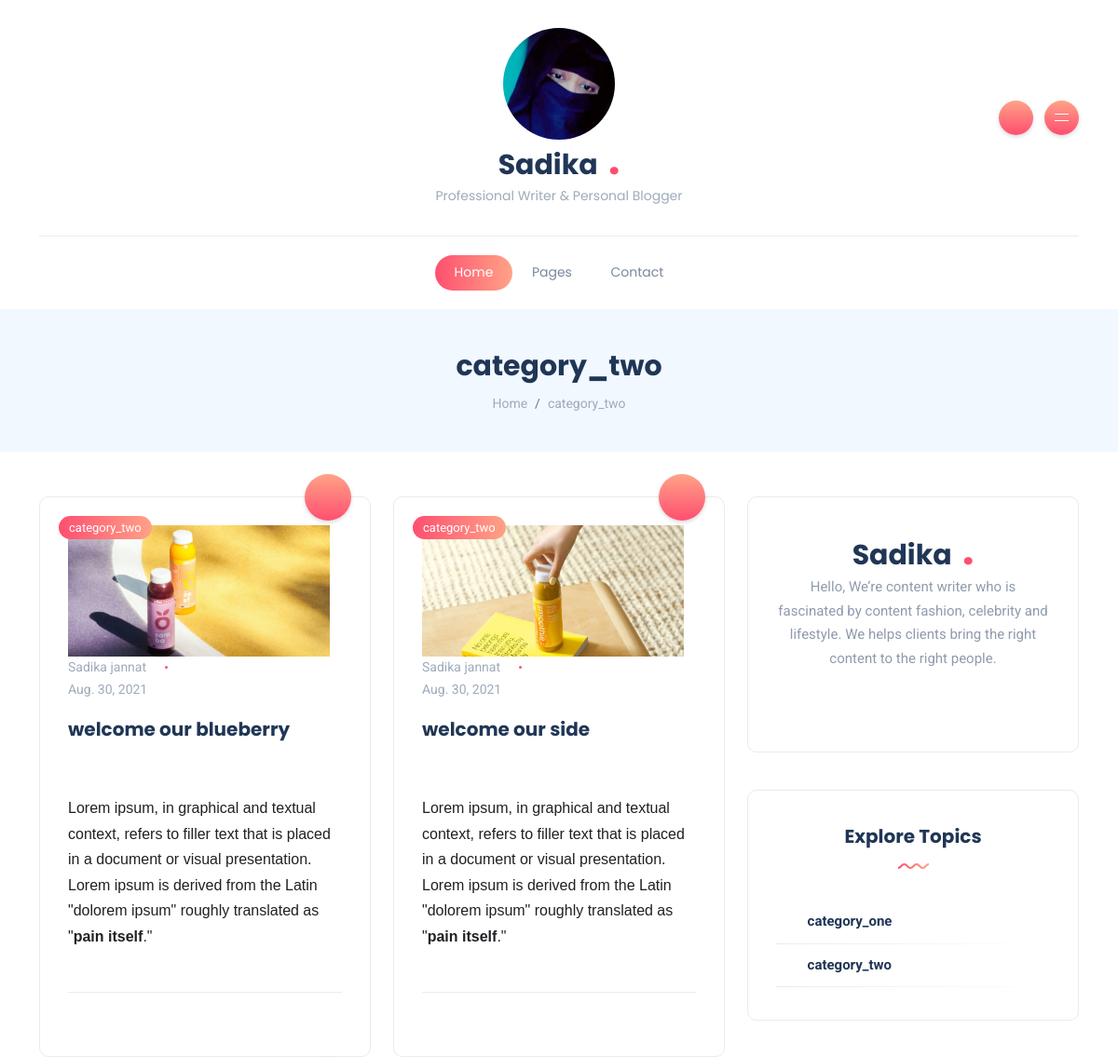
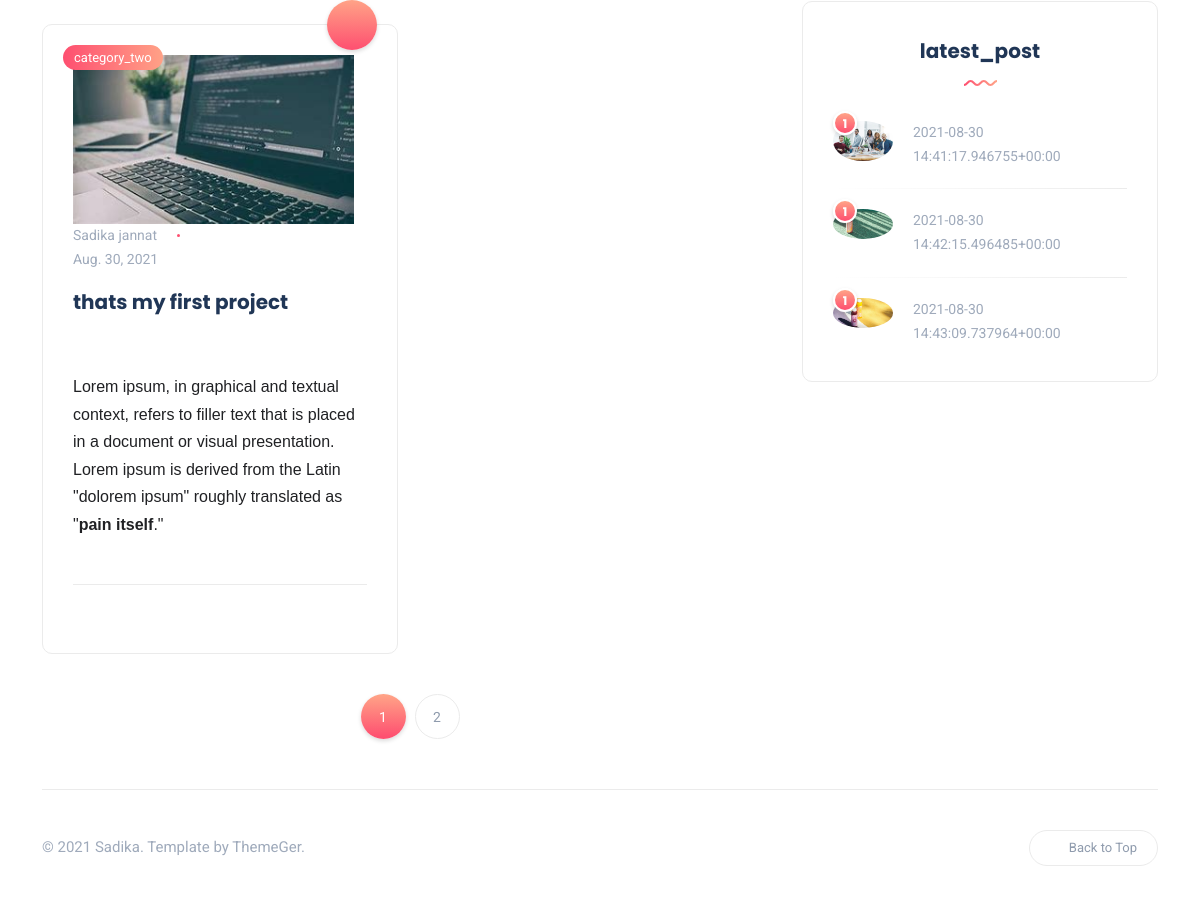
/category_two/, run on the app's committed database (2 pictures, top to bottom).
### blog/models.py (models this page shows, shortened)
class Category(models.Model):
    name = models.CharField(max_length=200)
    slug = models.SlugField(max_length=200,
    unique=True)
    class Meta:
        ordering = ('name',)
        verbose_name = 'category'
        verbose_name_plural = 'categories'
    def get_absolute_url(self):
        return reverse("blog:blog_by_category", args={
        self.slug
        })

class Post(models.Model):
    category = models.ForeignKey(Category, blank=True, null=True, on_delete= models.CASCADE, related_name='posts')
    title = models.CharField(max_length=100)
    slug = models.SlugField()
    thumbnail = models.ImageField(upload_to ='album/photo')
    description = models.TextField()
    short_description = models.TextField()
    tages =TaggableManager()
    creation = models.DateTimeField(auto_now_add= True)
    def get_absolute_url(self):
        return reverse("blog:blog_details", kwargs={
         "slug": self.slug
            })

### blog/views.py (the view)
# urls.py: path('<slug:category_slug>/', views.category, name='blog_by_category'),
def category (request, category_slug= None):
    category = None
    categories = Category.objects.all()
    posts = Post.objects.all()
    latest_post=Post.objects.all()[:3]
    if category_slug:
        category = get_object_or_404(Category, slug=category_slug)
        posts = posts.filter(category=category)
    paginator=Paginator(posts,3)
    page_number = request.GET.get('page')
    page_obj = paginator.get_page(page_number)
    context ={
        'posts':posts,
        'page_obj':page_obj,
        'category':category,
        'categories':categories,
        'latest_post':latest_post,
    }
    return render (request,'blog/category.html', context)

### templates/blog/category.html (shortened to what this page needs)
{% load static %}
<!DOCTYPE html>
<html lang="en-US">
<head>
<link rel="stylesheet" href="{% static "blog/css/bootstrap.min.css" %}" type="text/css" media="all">
<link rel="stylesheet" href="{% static "blog/css/all.min.css" %}" type="text/css" media="all">
<link rel="stylesheet" href="{% static "blog/css/slick.css" %}" type="text/css" media="all">
<link rel="stylesheet" href="{% static "blog/css/simple-line-icons.css" %}" type="text/css" media="all">
<link rel="stylesheet" href="{% static "blog/css/style.css" %}" type="text/css" media="all">
</head>
<body>
<div class="site-wrapper">
	<header class="header-personal">
        <div class="container-xl header-top">
			<div class="row align-items-center">
				<div class="col-4 d-none d-md-block d-lg-block">
					<ul class="social-icons list-unstyled list-inline mb-0">
						<li class="list-inline-item"><a href="#"><i class="fab fa-facebook-f"></i></a></li>
						<li class="list-inline-item"><a href="#"><i class="fab fa-twitter"></i></a></li>
						<li class="list-inline-item"><a href="#"><i class="fab fa-medium"></i></a></li>
					</ul>
				</div>
				<div class="col-md-4 col-sm-12 col-xs-12 text-center">
						<a class="navbar-brand" href="personal-alt.html"><img style="border-radius: 70%;width: 120px;" src="{% static "blog/images/other/jsadika.jpg" %}" alt="logo" /></a>
						<a href="/" class="d-block text-logo">Sadika <span class="dot">.</span></a>
						<span class="slogan d-block">Professional Writer & Personal Blogger</span>
					</div>
				<div class="col-md-4 col-sm-12 col-xs-12">
					<div class="header-buttons float-md-end mt-4 mt-md-0">
						<button class="search icon-button">
							<i class="icon-magnifier"></i>
						</button>
						<button class="burger-menu icon-button ms-2 float-end float-md-none">
							<span class="burger-icon"></span>
						</button>
					</div>
				</div>
			</div>
        </div>
		<nav class="navbar navbar-expand-lg">
			<div class="container-xl">
				<div class="collapse navbar-collapse justify-content-center centered-nav">
					<ul class="navbar-nav">
						<li class="nav-item  active">
							<a class="nav-link " href="/">Home</a>
						</li>
						<li class="nav-item ">
							<a class="nav-link " href="#">Pages</a>
						</li>
						<li class="nav-item">
							<a class="nav-link" href="">Contact</a>
						</li>
					</ul>
				</div>
			</div>
		</nav>
	</header>
    <section class="page-header">
        <div class="container-xl">
            <div class="text-center">
                <h1 class="mt-0 mb-2">{{ category.name }}</h1>
                <nav aria-label="breadcrumb">
                    <ol class="breadcrumb justify-content-center mb-0">
                        <li class="breadcrumb-item"><a href="/">Home</a></li>
                        <li class="breadcrumb-item active" aria-current="page">{{ category.name }}</li>
                    </ol>
                </nav>
            </div>
        </div>
    </section>
	<section class="main-content mt-5">
		<div class="container-xl">
			<div class="row gy-4">
				<div class="col-lg-8">
                    <div class="row gy-4">
                      {% for post in page_obj %}
                      <div class="col-sm-6">
                          <div class="post post-grid rounded bordered">
                              <div class="thumb top-rounded">
                                  <a href="{{ post.get_absolute_url }} " class="category-badge position-absolute">{{ post.category.name }} </a>
                                  <span class="post-format">
                                      <i class="icon-picture"></i>
                                  </span>
                              </div>
                              <div class="details">
                                  <ul class="meta list-inline mb-0">
                                      <li class="list-inline-item"><a href="/"><img src="{{ post.thumbnail.url }} " class="author" alt="author"/>Sadika jannat </a></li>
                                      <li class="list-inline-item">{{ post.creation | date }} </li>
                                  </ul>
                                  <h5 class="post-title mb-3 mt-3"><a href="{{ post.get_absolute_url }}">{{ post.title }} </a></h5>
                                  <p class="excerpt mb-0">{{ post.description | safe }} </p>
                              </div>
                              <div class="post-bottom clearfix d-flex align-items-center">
                                  <div class="social-share me-auto">
                                      <button class="toggle-button icon-share"></button>
                                  </div>
                                  <div class="more-button float-end">
                                      <a href="/"><span class="icon-options"></span></a>
                                  </div>
                              </div>
                          </div>
                      </div>
                      {% endfor %}
                    </div>
					<nav>
						<ul class="pagination justify-content-center">
              {% load l10n %}
              {% for post in page_obj.paginator.page_range %}
              {% if page_obj.number == post  %}
							<li class="page-item active" aria-current="page">
                <a href="?page={{ post }}">
                  <span class="page-link">{{ post | localize }}</span>
                </a>
							</li>
              {% else %}
							<li class="page-item"><a class="page-link" href="?page={{ post }}">{{ post }}</a></li>
              {% endif %}
              {% endfor %}
						</ul>
					</nav>
				</div>
				<div class="col-lg-4">
					<div class="sidebar">
						<div class="widget rounded">
							<div class="widget-about data-bg-image text-center" data-bg-image="{% static "blog/images/map-bg.png" %}">
								<a href="/" class="d-block text-logo">Sadika <span class="dot">.</span></a>
								<p class="mb-4">Hello, We’re content writer who is fascinated by content fashion, celebrity and lifestyle. We helps clients bring the right content to the right people.</p>
								<ul class="social-icons list-unstyled list-inline mb-0">
									<li class="list-inline-item"><a href="#"><i class="fab fa-facebook-f"></i></a></li>
									<li class="list-inline-item"><a href="#"><i class="fab fa-twitter"></i></a></li>
									<li class="list-inline-item"><a href="#"><i class="fab fa-medium"></i></a></li>
								</ul>
							</div>
						</div>
						<div class="widget rounded">
							<div class="widget-header text-center">
								<h3 class="widget-title">Explore Topics</h3>
                <img src="{% static "blog/images/wave.svg" %}" class="wave" alt="wave" />
							</div>
							 {% for category in categories %}
							<div class="widget-content">
								<ul class="list">
									<li><a href="{{ category.get_absolute_url }}">{{ category.name }} </a></li>
								</ul>
							</div>
              {% endfor %}
						</div>
						<div class="widget rounded">
							<div class="widget-header text-center">
								<h3 class="widget-title">latest_post</h3>
                <img src="{% static "blog/images/wave.svg" %}" class="wave" alt="wave" />
							</div>
							<div class="widget-content">
                {% for post in  latest_post %}
								<div class="post post-list-sm circle">
									<div class="thumb circle">
										<span class="number">1</span>
										<a href="blog-single.html">
											<div class="inner">
												<img src="{{ post.thumbnail.url }}" alt="post-title" />
											</div>
										</a>
									</div>
									<div class="details clearfix">
										<ul class="meta list-inline mt-1 mb-0">
											<li class="list-inline-item">{{ post.creation | safe}}</li>
										</ul>
									</div>
								</div>
                {% endfor %}
							</div>
						</div>
					</div>
				</div>
			</div>
		</div>
	</section>
	<footer>
		<div class="container-xl">
			<div class="footer-inner">
				<div class="row d-flex align-items-center gy-4">
					<div class="col-md-4">
						<span class="copyright">© 2021 Sadika. Template by ThemeGer.</span>
					</div>
					<div class="col-md-4 text-center">
						<ul class="social-icons list-unstyled list-inline mb-0">
							<li class="list-inline-item"><a href="#"><i class="fab fa-facebook-f"></i></a></li>
							<li class="list-inline-item"><a href="#"><i class="fab fa-pinterest"></i></a></li>
							<li class="list-inline-item"><a href="#"><i class="fab fa-medium"></i></a></li>
						</ul>
					</div>
					<div class="col-md-4">
						<a href="#" id="return-to-top" class="float-md-end"><i class="icon-arrow-up"></i>Back to Top</a>
					</div>
				</div>
			</div>
		</div>
	</footer>
</div>
</body>
</html>

### data on the page
Category: name "category_two"
Post: category.name "category_two", thumbnail (picture), creation "Aug. 30, 2021", title "welcome our blueberry", description "Lorem ipsum, in graphical and textual context, refers to filler text that is placed in a document or visual presentation. Lorem ipsum is derived from the Latin \"dolorem ipsum\" roughly translated as \" pain itself .\"", creation "2021-08-30 14:43:09.737964+00:00"
Post: category.name "category_two", thumbnail (picture), creation "Aug. 30, 2021", title "welcome our side", description "Lorem ipsum, in graphical and textual context, refers to filler text that is placed in a document or visual presentation. Lorem ipsum is derived from the Latin \"dolorem ipsum\" roughly translated as \" pain itself .\""
Post: category.name "category_two", thumbnail (picture), creation "Aug. 30, 2021", title "thats my first project", description "Lorem ipsum, in graphical and textual context, refers to filler text that is placed in a document or visual presentation. Lorem ipsum is derived from the Latin \"dolorem ipsum\" roughly translated as \" pain itself .\""
Category: name "category_one"
Post: thumbnail (picture), creation "2021-08-30 14:41:17.946755+00:00"
Post: thumbnail (picture), creation "2021-08-30 14:42:15.496485+00:00"

### other printed values
{{ post | localize }} "1"
{{ post }} "2"
